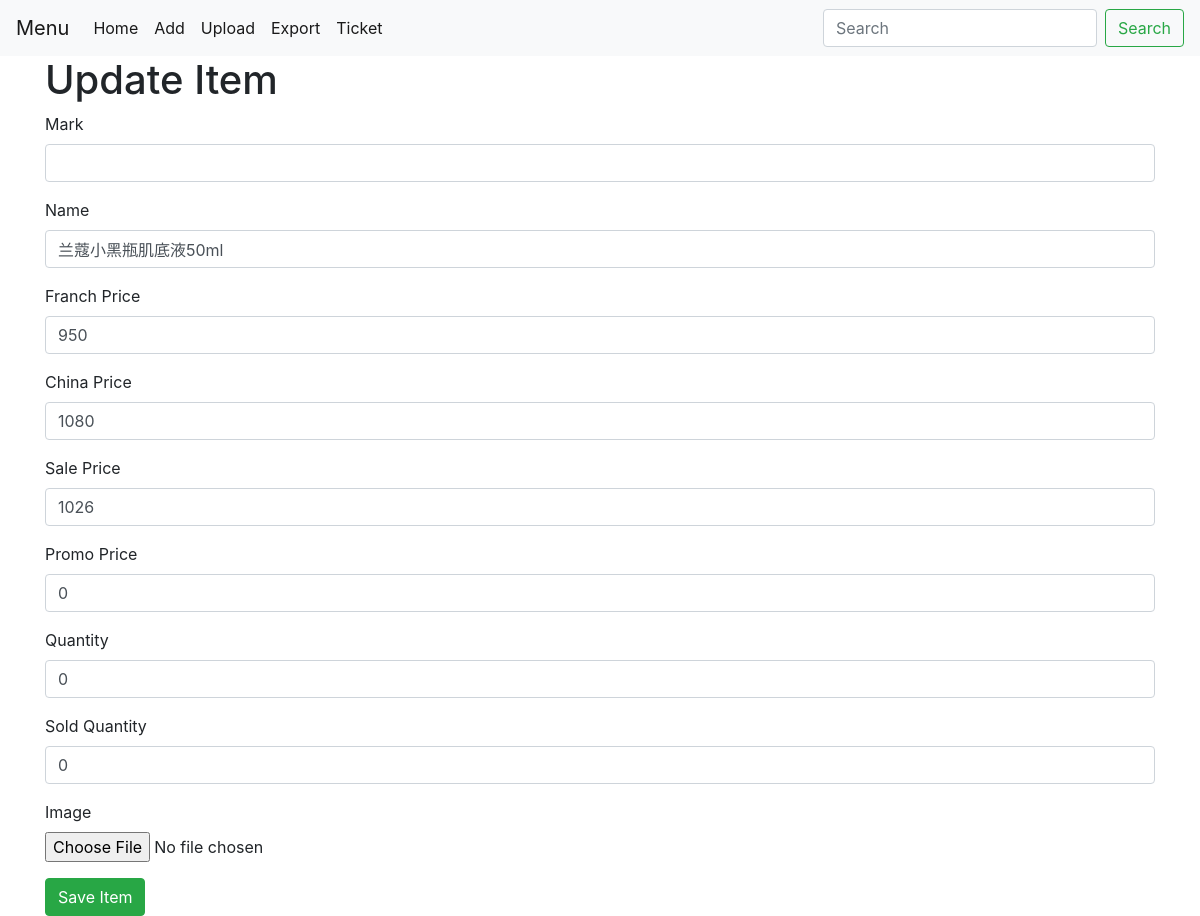
Before: /price/update/169 with the older database file.
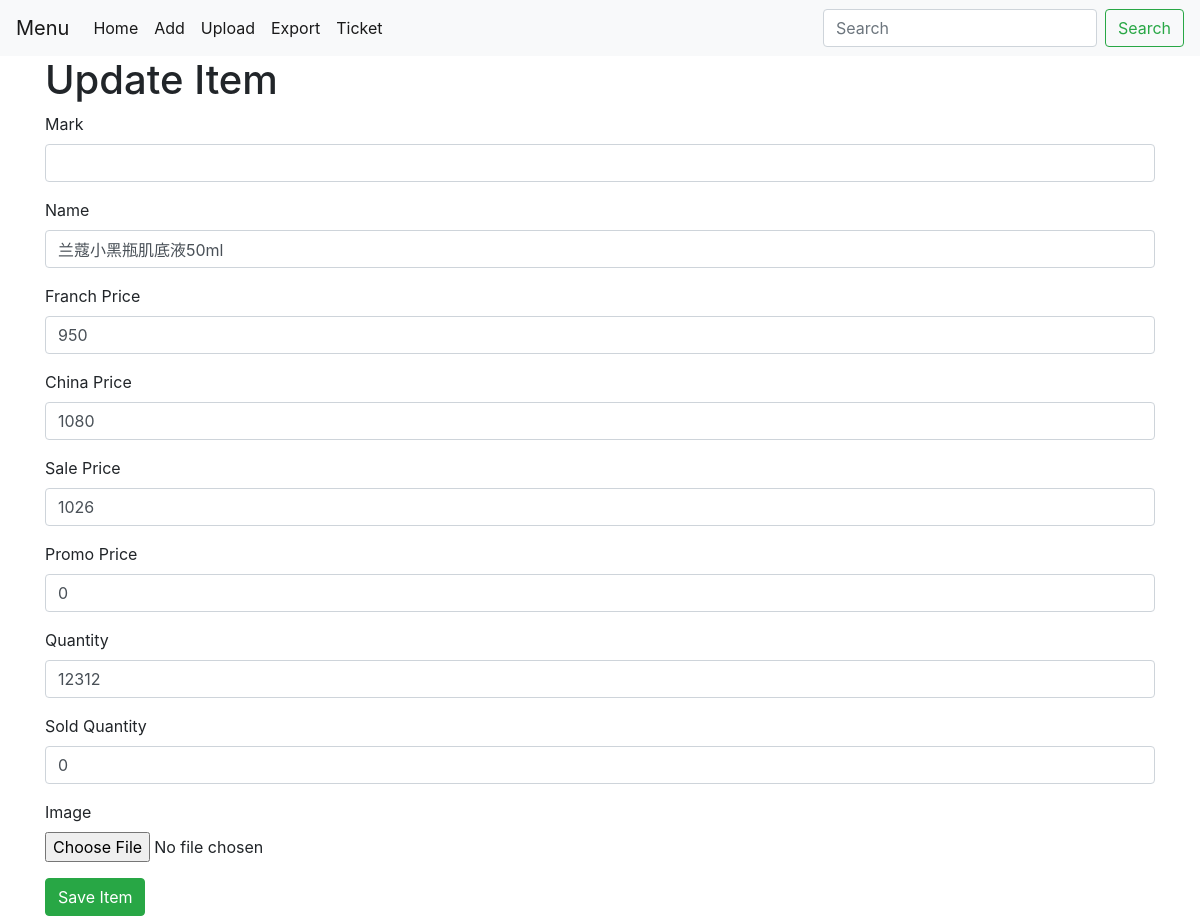
After: the same page with the newer database file.
### price/models.py (models this page shows, shortened)
class  Item(models.Model):
    mark = models.CharField('Mark', max_length=200, blank=True)
    name = models.CharField('Name', max_length=200, blank=True)
    fr_price = models.IntegerField ('Franch Price', default=0, blank=True)
    cn_price = models.IntegerField ('China Price', default=0, blank=True)
    sale_price = models.IntegerField('sale Price', default=0, blank=True)
    promo_price = models.IntegerField('promo Price', default=0, blank=True)
    quantity = models.IntegerField('Quantity', default=0, blank=True)
    sold_quantity = models.IntegerField('Sold Quantity', default=0, blank=True)
    image = models.ImageField('image', blank=True, upload_to='Images')

### price/views.py (the view)
# urls.py: path('update/<int:pk>', views.ItemUpdate.as_view(), name='item_update'),
class ItemUpdate (generic.UpdateView):
    model = Item
    fields = '__all__'
    template_name = 'price/update.html'
    success_url = reverse_lazy('price:index')

### price/templates/price/update.html (shortened to what this page needs)
{% extends "base.html" %}
{% load crispy_forms_tags %}
{% block mainbody %}
<div class="container">
    <h1>Update Item</h1>
    <form method="post" enctype="multipart/form-data">
        {{ form|crispy }}
        <button type="submit" value="Update" class="btn btn-success">Save Item</button>
    </form>
</div>
{% endblock %}

Changed rows visible on the page:
changed Item "兰蔻小黑瓶肌底液50ml": quantity "0" → "12312"
